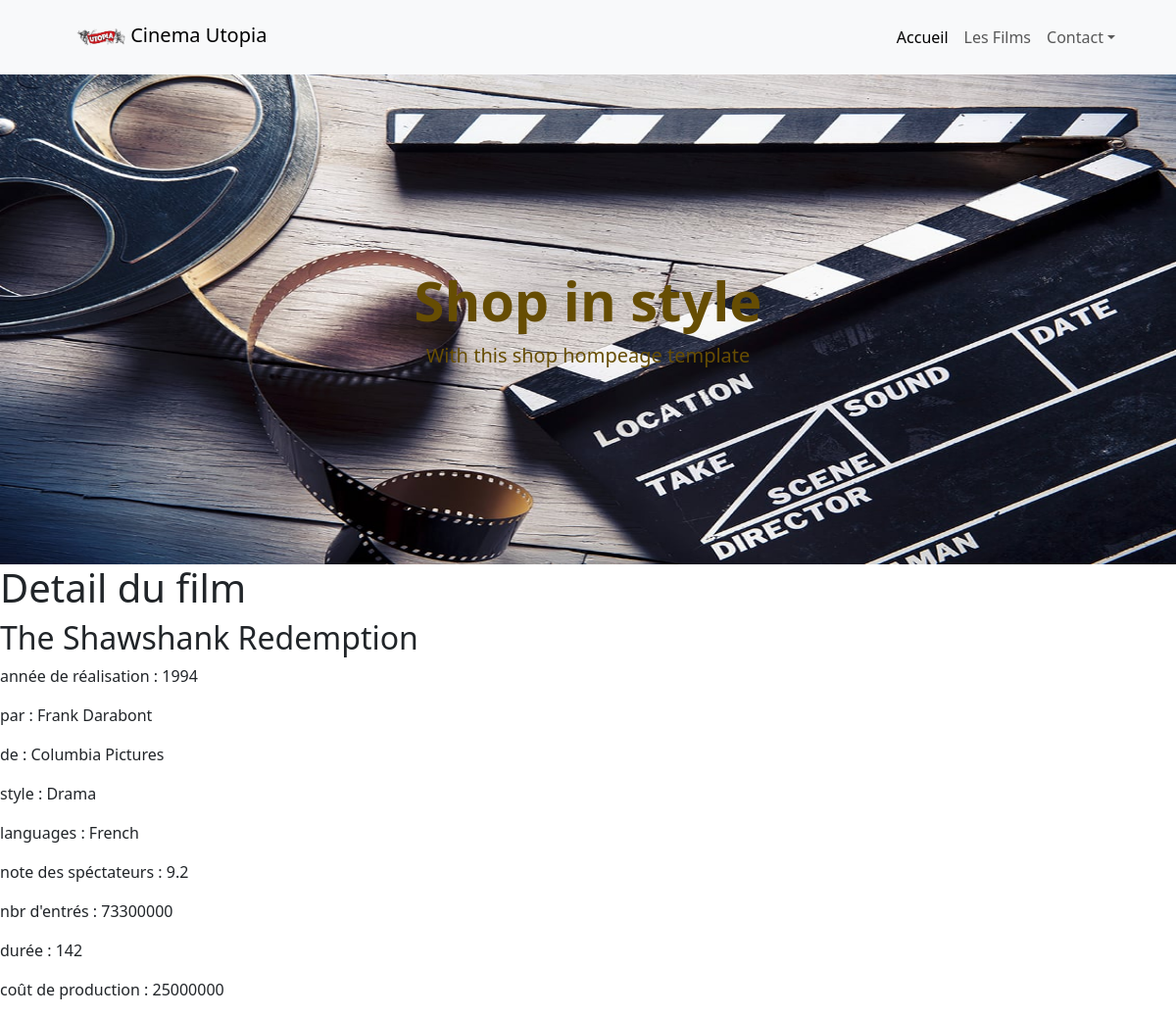
/mapage.php?id=1, run on the app's committed database.
### tables this page shows
CREATE TABLE IF NOT EXISTS `movies` (
  `id` int NOT NULL AUTO_INCREMENT,
  `title` varchar(250) NOT NULL,
  `rating` float NOT NULL,
  `year_released` int NOT NULL,
  `box_office` bigint NOT NULL,
  `budget` bigint NOT NULL,
  `duration` int NOT NULL,
  `distribution_company_id` int NOT NULL,
  `genreID` int NOT NULL,
  `directorID` int NOT NULL,
  PRIMARY KEY (`id`),
  KEY `distribution_company_id` (`distribution_company_id`),
  KEY `genreID` (`genreID`),
  KEY `directorID` (`directorID`)
);

CREATE TABLE IF NOT EXISTS `director` (
  `id` int NOT NULL AUTO_INCREMENT,
  `name` varchar(250) NOT NULL,
  PRIMARY KEY (`id`)
);

CREATE TABLE IF NOT EXISTS `distribution_compagny` (
  `id` int NOT NULL AUTO_INCREMENT,
  `name` varchar(110) DEFAULT NULL,
  PRIMARY KEY (`id`)
);

CREATE TABLE IF NOT EXISTS `genre` (
  `id` int NOT NULL AUTO_INCREMENT,
  `name` varchar(250) NOT NULL,
  PRIMARY KEY (`id`)
);

### function/movies.fn.php (called while the page is built, shortened)
<?php
function findMovieByID($db, $currentId){
    $sql = "SELECT
    m.id, m.title, m.rating, m.year_released,
    m.box_office, m.budget, m.duration,
    d.name AS director,
    dc.name AS distributeur,
    dg.name AS genre,
    GROUP_CONCAT(l.name SEPARATOR ', ') AS languages
    FROM `movies` AS m
    INNER JOIN director d ON m.directorID = d.id
    INNER JOIN distribution_compagny dc ON m.distribution_company_id = dc.id
    INNER JOIN genre dg ON m.genreID = dg.id
    INNER JOIN movie_language ml ON m.id = ml.movieID
    JOIN languages l ON ml.languageID = l.id
    WHERE m.id = $currentId";
    $requete = $db->query($sql);
    $film = $requete->fetch();
    return $film;
}

### mapage.php (the view)
<?php
    require __DIR__ . ('/utilities/header.php');
    require __DIR__ . ('/function/movies.fn.php');
    $film = findMovieById($db, $_GET['id']);
?>
<h1>Detail du film</h1>
  <h2><?= $film['title'] ?></h2>
  <p>année de réalisation : <?= $film['year_released'] ?></p>
  <p>par : <?= $film['director'] ?></p>
  <p>de : <?= $film['distributeur'] ?></p>
  <p>style : <?= $film['genre'] ?></p>
  <p>languages : <?= $film['languages'] ?></p>
  <p>note des spéctateurs : <?= $film['rating'] ?></p>
  <p>nbr d'entrés : <?= $film['box_office'] ?></p>
  <p>durée : <?= $film['duration'] ?></p>
  <p>coût de production : <?= $film['budget'] ?></p>
</body>
</html>

### data on the page
movies: title "The Shawshank Redemption", year_released "1994", directorID.name "Frank Darabont", distribution_company.name "Columbia Pictures", genreID.name "Drama", rating "9.2", box_office "73300000", duration "142", budget "25000000"

### other printed values
$film['languages'] "French"
